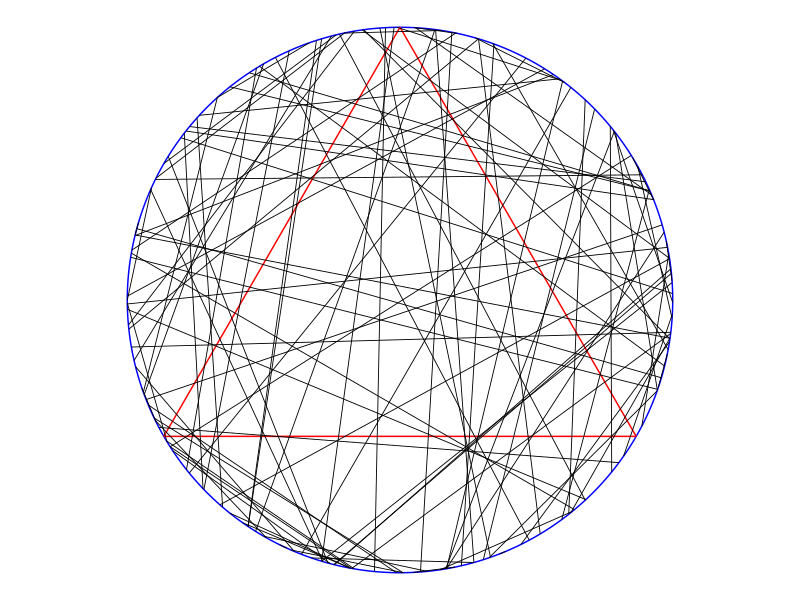
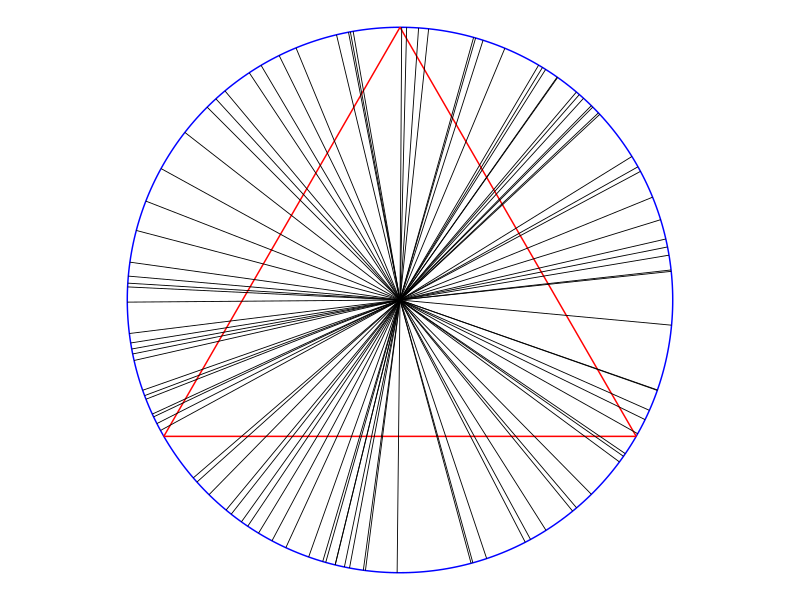
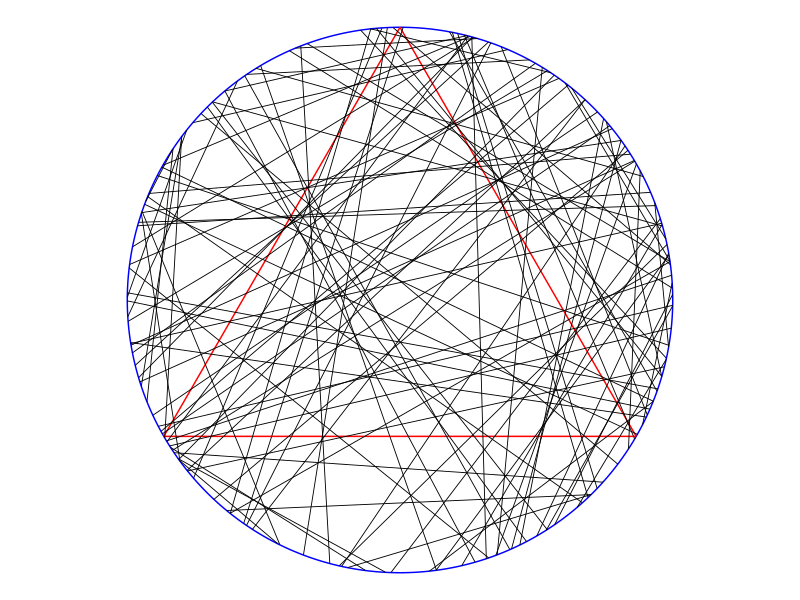

These figures' R source, in order:
# Instruction to students: You may clear the code in this file and replace it
# with your own.

library(tidyverse)
library(ggforce)
theme_set(theme_void())





# Bertrand’s Paradox Probability Part

# Setting parameters
nLines = 100; # Number of lines
x0 = 0 # x-coordinate of the center of the circle
y0 = 0 # y-coordinate of the center of the circle
r = 1 # Radius of circle
l = sqrt(3) # Length of the side of an equilateral triangle



# Method A
theta1 <- runif(nLines, 0, 2*pi)
theta2 <- runif(nLines, 0, 2*pi) 
# Endpoints of chords on the circumference of the circle
x1 <- r*cos(theta1) 
y1 <- r*sin(theta1) 
x2 <- r*cos(theta2)
y2 <- r*sin(theta2)

chordA <- sqrt(((x2)-(x1))^2 + ((y2)-(y1))^2)
sA <- sum(chordA > l) # Total number of chords longer than the length(l)
pA <- sA/nLines # Probability of Method A
print(pA)
# Answer for Probability of Method A is roughly around 1/3



# Method B
theta3 <- runif(nLines, 0, 2*pi)
# Endpoints of radius on the circumference of the circle
x3 <- r*cos(theta3)
y3 <- r*sin(theta3) 

distance <- runif(nLines, 0, r)
chordB <- 2 * sqrt((r)^2 - (distance)^2)
sB <- sum(chordB > l) # Total number of chords longer than the length(l)
pB <- sB/nLines # Probability of Method B
print (pB)
# Answer for Probability of Method B is roughly around 1/2



# Method C 
x4 <- runif(nLines, -1, 1)
y4 <- sqrt((r)^2 - (x4)^2)
theta4 <- runif(nLines, 0, 2*pi)

# Endpoints of chords within the circle
x5 <- r*cos(theta4)
y5 <- r*sin(theta4)
x6 <- x4*cos(theta4) + y4*sin(theta4)
y6 <- x4*sin(theta4) - y4*cos(theta4)
x7 <- x4*cos(theta4) - y4*sin(theta4)
y7 <- x4*sin(theta4) + y4*cos(theta4)

chordC <- sqrt(((x7)-(x6))^2 + ((y7)-(y6))^2)
sC <- sum(chordC > l) # Total number of chords longer than the length(l)
pC <- sC/nLines # Probability of Method C
print(pC)
# Answer for Probability of Method C is roughly around 1/4





# Bertrand’s Paradox Plotting Part

# Coordinates of equilateral triangle
eqtri_df <- tibble(
  x    = c(0, sqrt(3) / 2, -sqrt(3) / 2),
  y    = c(1, -0.5, -0.5),
  xend = c(sqrt(3) / 2, -sqrt(3) / 2, 0),
  yend = c(-0.5, -0.5, 1)
)

rdmchr_df <- tibble(
  x    = x1,
  y    = y1,
  xend = x2,
  yend = y2
)



# Method A
p <- ggplot() +
  ggforce::geom_circle(aes(x0 = x0, y0 = y0, r = r), col = 'blue', size = 0.5) +
  geom_segment(data = eqtri_df, aes(x = x, y = y, xend = xend, yend = yend), col = 'red', size = 0.5) +
  geom_segment(data = rdmchr_df, aes(x = x, y = y, xend = xend, yend = yend), size = 0.3) +
  coord_equal()

ggsave(p, file = "plotA.png", height = 5, width = 7)



# Method B
p <- ggplot() +
  ggforce::geom_circle(aes(x0 = x0, y0 = y0, r = r), col = 'blue', size = 0.5) +
  geom_segment(data = eqtri_df, aes(x = x, y = y, xend = xend, yend = yend), col = 'red', size = 0.5) +
  geom_segment(data = rdmchr_df, aes(x = x0, y = y0, xend = x3, yend = y3), size = 0.3) +
  coord_equal()

ggsave(p, file = "plotB.png", height = 5, width = 7)



# Method C
p <- ggplot() +
  ggforce::geom_circle(aes(x0 = x0, y0 = y0, r = r), col = 'blue', size = 0.5) +
  geom_segment(data = eqtri_df, aes(x = x, y = y, xend = xend, yend = yend), col = 'red', size = 0.5) +
  geom_segment(data = rdmchr_df, aes(x = x6, y = y6, xend = x7, yend = y7), size = 0.3) +
  coord_equal()

ggsave(p, file = "plotC.png", height = 5, width = 7)
